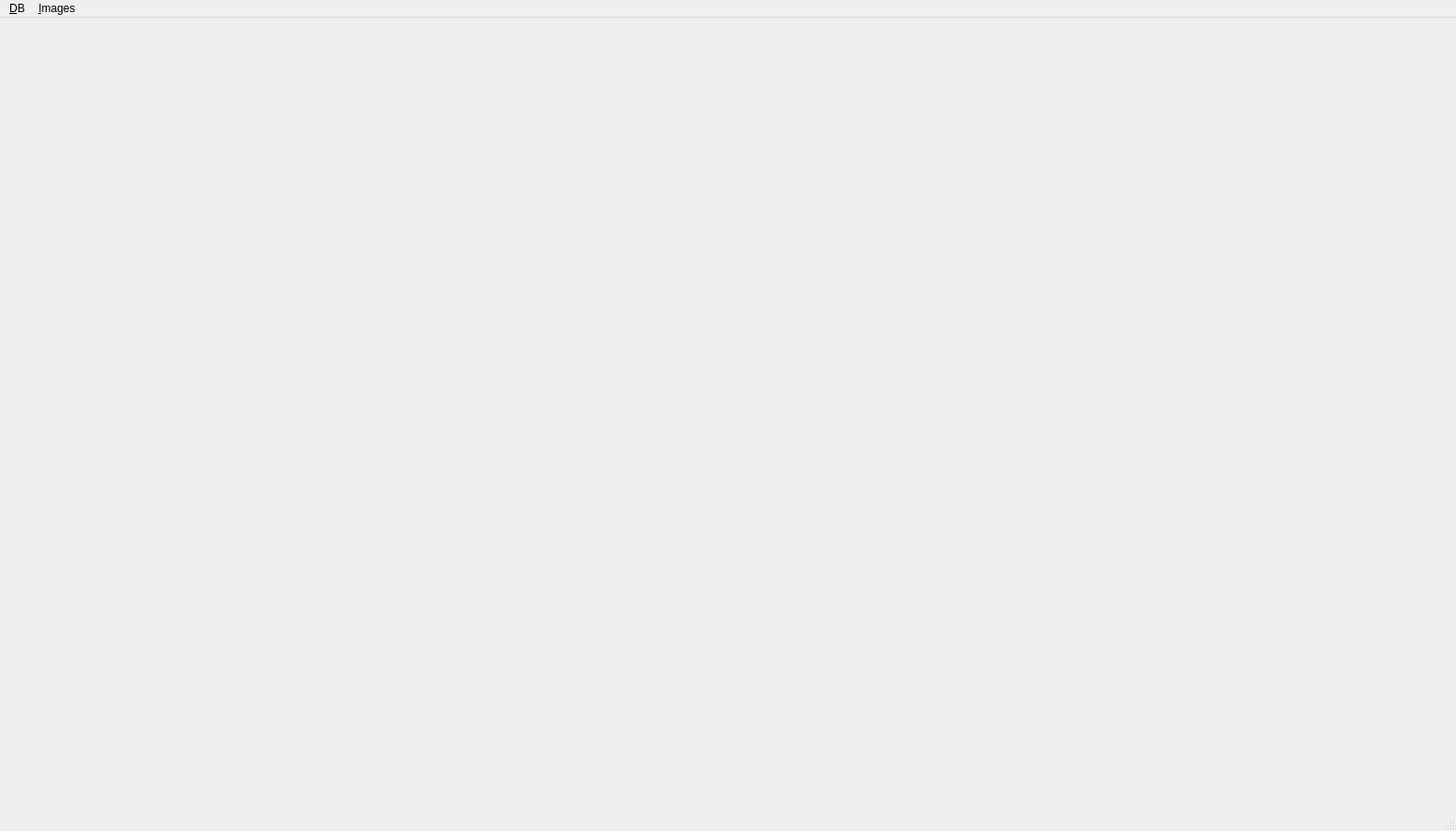
<?xml version="1.0" encoding="UTF-8"?>
<ui version="4.0">
 <class>Image_test_main_window</class>
 <widget class="QMainWindow" name="Image_test_main_window">
  <property name="geometry">
   <rect>
    <x>0</x>
    <y>0</y>
    <width>1562</width>
    <height>892</height>
   </rect>
  </property>
  <property name="windowTitle">
   <string>MainWindow</string>
  </property>
  <widget class="QWidget" name="centralwidget"/>
  <widget class="QMenuBar" name="menubar">
   <property name="geometry">
    <rect>
     <x>0</x>
     <y>0</y>
     <width>1562</width>
     <height>20</height>
    </rect>
   </property>
   <widget class="QMenu" name="menu_DB">
    <property name="title">
     <string>&amp;DB</string>
    </property>
    <addaction name="act_Connect"/>
    <addaction name="act_Disconnect"/>
    <addaction name="separator"/>
    <addaction name="act_Quit"/>
   </widget>
   <widget class="QMenu" name="menu_Images">
    <property name="title">
     <string>&amp;Images</string>
    </property>
    <widget class="QMenu" name="menuImport">
     <property name="title">
      <string>Import ...</string>
     </property>
     <addaction name="actionfrom_Directory"/>
     <addaction name="actionfrom_Camera"/>
     <addaction name="actionfrom_URL"/>
    </widget>
    <addaction name="actInsert_image"/>
    <addaction name="actionView_images"/>
    <addaction name="separator"/>
    <addaction name="menuImport"/>
   </widget>
   <addaction name="menu_DB"/>
   <addaction name="menu_Images"/>
  </widget>
  <widget class="QStatusBar" name="statusbar"/>
  <action name="act_Connect">
   <property name="text">
    <string>&amp;Connect ...</string>
   </property>
  </action>
  <action name="act_Quit">
   <property name="text">
    <string>&amp;Quit</string>
   </property>
   <property name="shortcut">
    <string>Ctrl+Q</string>
   </property>
  </action>
  <action name="actInsert_image">
   <property name="text">
    <string>Insert image ...</string>
   </property>
  </action>
  <action name="actionView_images">
   <property name="text">
    <string>View images ...</string>
   </property>
  </action>
  <action name="actionfrom_Directory">
   <property name="text">
    <string>from Directory</string>
   </property>
  </action>
  <action name="actionfrom_Camera">
   <property name="text">
    <string>from Camera</string>
   </property>
  </action>
  <action name="actionfrom_URL">
   <property name="text">
    <string>from URL</string>
   </property>
  </action>
  <action name="act_Disconnect">
   <property name="text">
    <string>&amp;Disconnect</string>
   </property>
  </action>
 </widget>
 <resources/>
 <connections/>
</ui>
